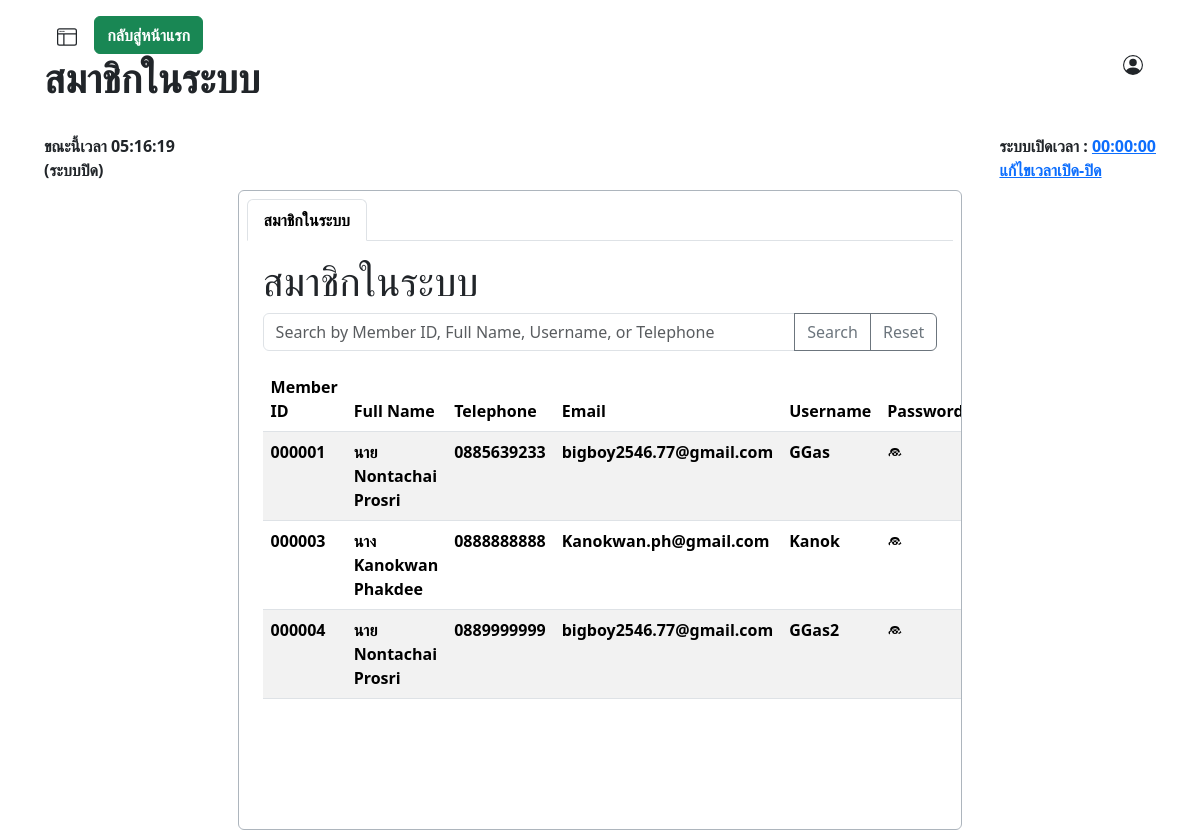
The page /admin/view_member.php (signed in) on the database its author committed.
### tables this page shows
CREATE TABLE `tbl_user` (
  `user_id` int(6) UNSIGNED ZEROFILL NOT NULL COMMENT 'รหัสลูกค้า',
  `prefix` enum('นาย','นาง','นางสาว') NOT NULL COMMENT 'คำนำหน้าชื่อ',
  `firstname` varchar(255) NOT NULL COMMENT 'ชื่อ',
  `lastname` varchar(255) NOT NULL COMMENT 'นามสกุล',
  `tel` varchar(11) NOT NULL COMMENT 'เบอร์โทรศัพท์',
  `email` varchar(255) NOT NULL COMMENT 'อีเมลล์',
  `username` varchar(255) NOT NULL COMMENT 'ชื่อผู้ใช้',
  `password` varchar(255) NOT NULL COMMENT 'รหัสผ่าน',
  `userrole` int(3) NOT NULL COMMENT '1=ลูกค้า,2=แอดมิน',
  `shop_name` varchar(50) NOT NULL COMMENT 'ชื่อร้านค้า'
);

### admin/view_member.php (the view, shortened to what this page needs)
<?php
require("../condb.php");
?>
<!DOCTYPE html>
<html lang="en">
<head>
    <link href="https://cdn.jsdelivr.net/npm/bootstrap@5.3.3/dist/css/bootstrap.min.css" rel="stylesheet">
</head>
<body>
    <nav class="row g-2">
        <div class="col-12 d-flex justify-content-between px-5 py-3">
            <div class="col-4">
                <button class="btn" type="button" data-bs-toggle="offcanvas" data-bs-target="#offcanvasWithBothOptions" aria-controls="offcanvasWithBothOptions">
                </button>
                <a href="./index.php" class="btn btn-success" type="button">
                    <strong>กลับสู่หน้าแรก</strong>
                </a>
                <h1><strong>สมาชิกในระบบ</strong></h1>
            </div>
            <button class="btn" type="button" data-bs-toggle="modal" data-bs-target="#ProfileModal">
            </button>
        </div>
        <div class="col-12 d-flex justify-content-between px-5">
            <strong>
                <div id="time"></div>
                <div id="#">(ระบบปิด)</div>
            </strong>
            <strong>
                <div id="#">ระบบเปิดเวลา : <a href="#">00:00:00</a></div>
                <a href="#">แก้ไขเวลาเปิด-ปิด</a>
            </strong>
        </div>
        <div class="container mt-2 p-2 border border-dark-subtle rounded overflow-auto" style="width: 60%; height: 40rem;">
            <ul class="nav nav-tabs" id="myTab">
                <li class="nav-item">
                    <a class="nav-link active" data-bs-toggle="tab" href="#categort"><strong>สมาชิกในระบบ</strong> </a>
                </li>
            </ul>
            <div class="tab-content" id="myTabContent">
                <div class="tab-pane fade show active mt-2 mx-2 p-2" id="categort">
                    <div>
                        <h1>สมาชิกในระบบ</h1>
                    </div>
                    <div class="mt-2">
                        <form method="GET">
                            <div class="input-group mb-3">
                                <input class="form-control" type="text" name="search_query" placeholder="Search by Member ID, Full Name, Username, or Telephone">
                                <button class="btn btn-outline-secondary" type="submit">Search</button>
                                <a href="?reset=true" class="btn btn-outline-secondary">Reset</a>
                            </div>
                        </form>
                        <?php
                        $sql = "SELECT * FROM tbl_user";
                        $result = $conn->query($sql);
                        if ($result->num_rows > 0) {
                            echo "<table class='table table-striped'>";
                            echo "<thead>
                        <tr>
                            <th>Member ID</th>
                            <th>Full Name</th>
                            <th>Telephone</th>
                            <th>Email</th>
                            <th>Username</th>
                            <th>Password</th>
                            <th>Shop Name</th>
                            <th>User Role</th>
                        </tr>
                    </thead>";
                            echo "<tbody>";
                            while ($row = $result->fetch_assoc()) {
                                $fullmembername = $row["prefix"] . " " . $row["firstname"] . " " . $row["lastname"];
                                echo "<tr data-category-id='" . $row["user_id"] . "'>";
                                echo "<td><strong>" . $row["user_id"] . "</strong></td>";
                                echo "<td><strong>" . $fullmembername . "</strong></td>";
                                echo "<td><strong>" . $row["tel"] . "</strong></td>";
                                echo "<td><strong>" . $row["email"] . "</strong></td>";
                                echo "<td><strong>" . $row["username"] . "</strong></td>";
                                echo "<td><strong><span class='password-toggle' style='cursor: pointer;' data-password='" . $row["password"] . "'><svg xmlns='http://www.w3.org/2000/svg' width='16' height='16' fill='currentColor' class='bi bi-eye' viewBox='0 0 16 16'>
                        <path fill-rule='evenodd' d='M8 2a5 5 0 0 1 4.975 4.27C12.791 6.257 10.677 7 8 7c-2.677 0-4.79-.743-4.975-1.73A5 5 0 0 1 8 2zm0 2a3 3 0 1 0 0 6 3 3 0 0 0 0-6zM1.5 8a6.518 6.518 0 0 1 2.456-2.074l1.04 1.04A7.97 7.97 0 0 0 3 8c0 .526.05 1.039.144 1.534l-1.04 1.04A6.518 6.518 0 0 1 1.5 8zm13.956 1.534l-1.04-1.04A6.518 6.518 0 0 1 14.5 8a6.518 6.518 0 0 1-2.456 2.074l-1.04-1.04A7.97 7.97 0 0 0 13 8c0-.526-.05-1.039-.144-1.534zM9 4.5a.5.5 0 0 1 .5.5v.5a1.5 1.5 0 0 1-3 0v-.5a.5.5 0 1 1 1 0v.5a.5.5 0 0 0 .5.5zM8 9a1 1 0 1 0 0-2 1 1 0 0 0 0 2z'/>
                    </svg></span></strong></td>";
                                echo "</tr>";
                            }
                            echo "</tbody></table>";
                        } else {
                            echo "0 results";
                        }
                        ?>
                    </div>
                </div>
            </div>
        </div>
</body>
</html>

### rows shown on the page
tbl_user: user_id "000001", fullmembername "นาย Nontachai Prosri", tel "0885639233", email "bigboy2546.77@gmail.com", username "GGas"
tbl_user: user_id "000003", fullmembername "นาง Kanokwan Phakdee", tel "0888888888", email "Kanokwan.ph@gmail.com", username "Kanok"
tbl_user: user_id "000004", fullmembername "นาย Nontachai Prosri", tel "0889999999", email "bigboy2546.77@gmail.com", username "GGas2"
